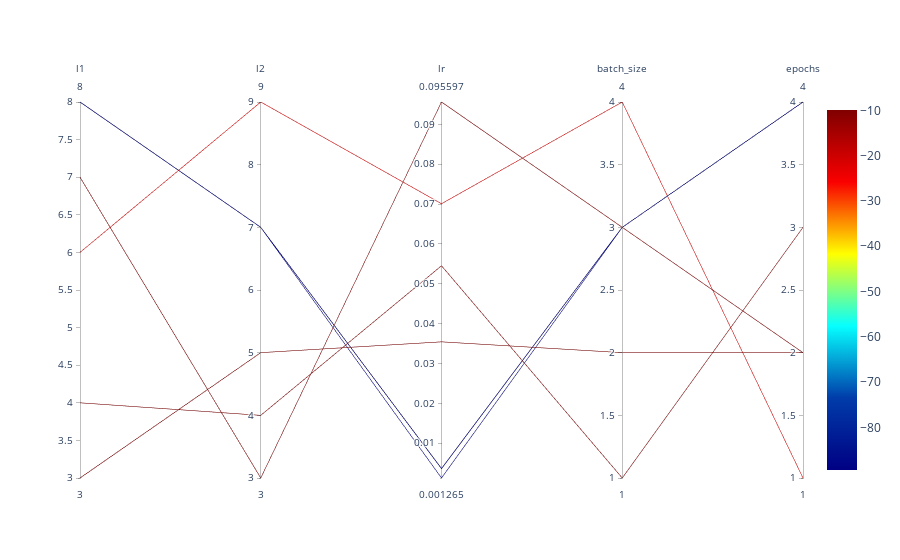

Notebook source saved alongside this figure:
### Markdown cell above
## Parallel Coordinates Plot

### Code cell
spot_torch.parallel_plot()

### Figure 1 — Plotly figure (JSON) as saved in the notebook; plotly's stock layout.template omitted (floating-point values rounded to 4 significant figures)
{"data": [{"dimensions": [{"label": "l1", "range": [3, 8], "values": [7, 4, 8, 3, 6, 8, 8]}, {"label": "l2", "range": [3, 9], "values": [3, 4, 7, 5, 9, 7, 7]}, {"label": "lr", "range": [0.001265, 0.0956], "values": [0.0956, 0.05451, 0.003612, 0.03543, 0.07007, 0.003639, 0.001265]}, {"label": "batch_size", "range": [1, 4], "values": [3, 1, 3, 2, 4, 3, 3]}, {"label": "epochs", "range": [1, 4], "values": [2, 3, 4, 2, 1, 4, 4]}], "line": {"cmax": -9.92, "cmin": -89.4, "color": [-10, -10.1, -89.15, -9.92, -22.48, -88.91, -89.4], "colorscale": [[0, "rgb(0,0,131)"], [0.2, "rgb(0,60,170)"], [0.4, "rgb(5,255,255)"], [0.6, "rgb(255,255,0)"], [0.8, "rgb(250,0,0)"], [1, "rgb(128,0,0)"]], "showscale": true}, "type": "parcoords"}], "layout": {}}
